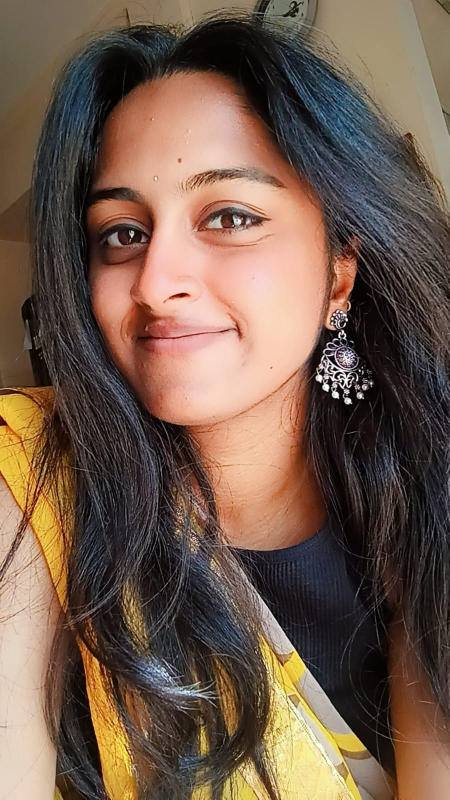
#> input picture assets/profile.jpg, 899 x 1599 px (shown at 1/2 size)
$ python ascii_converter.py
#> lines starting #> are read from the running program, lines starting #| are printed output that depends on the picture
from PIL import Image

# ASCII characters from dark to light
ASCII_CHARS = "@%#*+=-:. "

def image_to_ascii(image_path, width=80):
#> called with image_path = 'assets/profile.jpg', width = 80
    try:
        # Open image
        image = Image.open(image_path).convert('L')  # Convert to grayscale
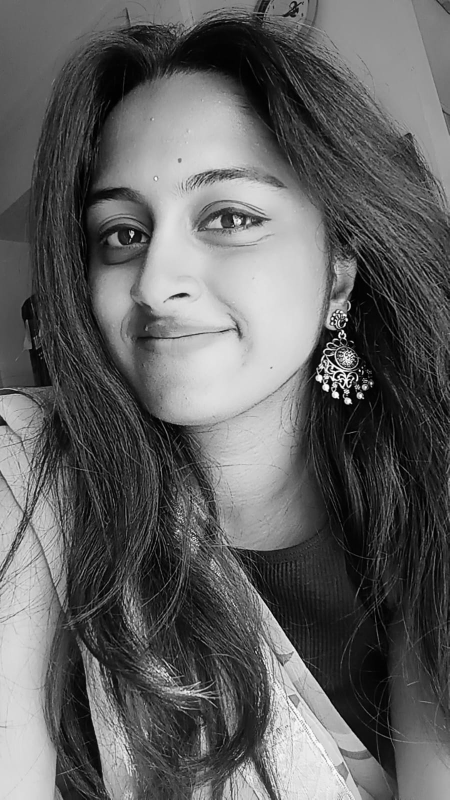
#> image: PIL image 899x1599 L (shown at 1/2 size); min 0, max 255, mean 96.3

        # Calculate height to maintain aspect ratio
        aspect_ratio = image.height / image.width
#> aspect_ratio = 1.78
        height = int(aspect_ratio * width * 0.55)  # 0.55 adjusts for character spacing
#> height = 78

        # Resize image
        image = image.resize((width, height))
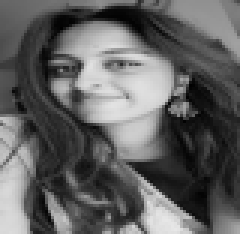
#> image: PIL image 80x78 L (shown 3 times larger); min 0, max 231, mean 96.3

        # Convert pixels to ASCII
        pixels = image.getdata()
        ascii_str = ""
        for pixel_value in pixels:
            ascii_str += ASCII_CHARS[pixel_value * len(ASCII_CHARS) // 256]
#> this loop made 6240 passes
#> (pixel_value, ascii_str) on passes 1 to 3: (102, '*'), (103, '*+'), (103, '*++')

        # Format into lines
        ascii_img = ""
        for i in range(0, len(ascii_str), width):
            ascii_img += ascii_str[i:i+width] + "\n"
#> this loop made 78 passes
#> i on passes 2 to 13: 80, 160, 240, 320, 400, 480, 560, 640, 720, 800, 880, 960

        return ascii_img
    except Exception as e:
        print(f"Error: {e}")
        return ""

if __name__ == "__main__":
    ascii_art = image_to_ascii("assets/profile.jpg", width=80)
    print("\nYour ASCII Art:\n")
    print(ascii_art)
    print("\nCopy this and paste it into generate_readme.py's ASCII_ART variable!")
